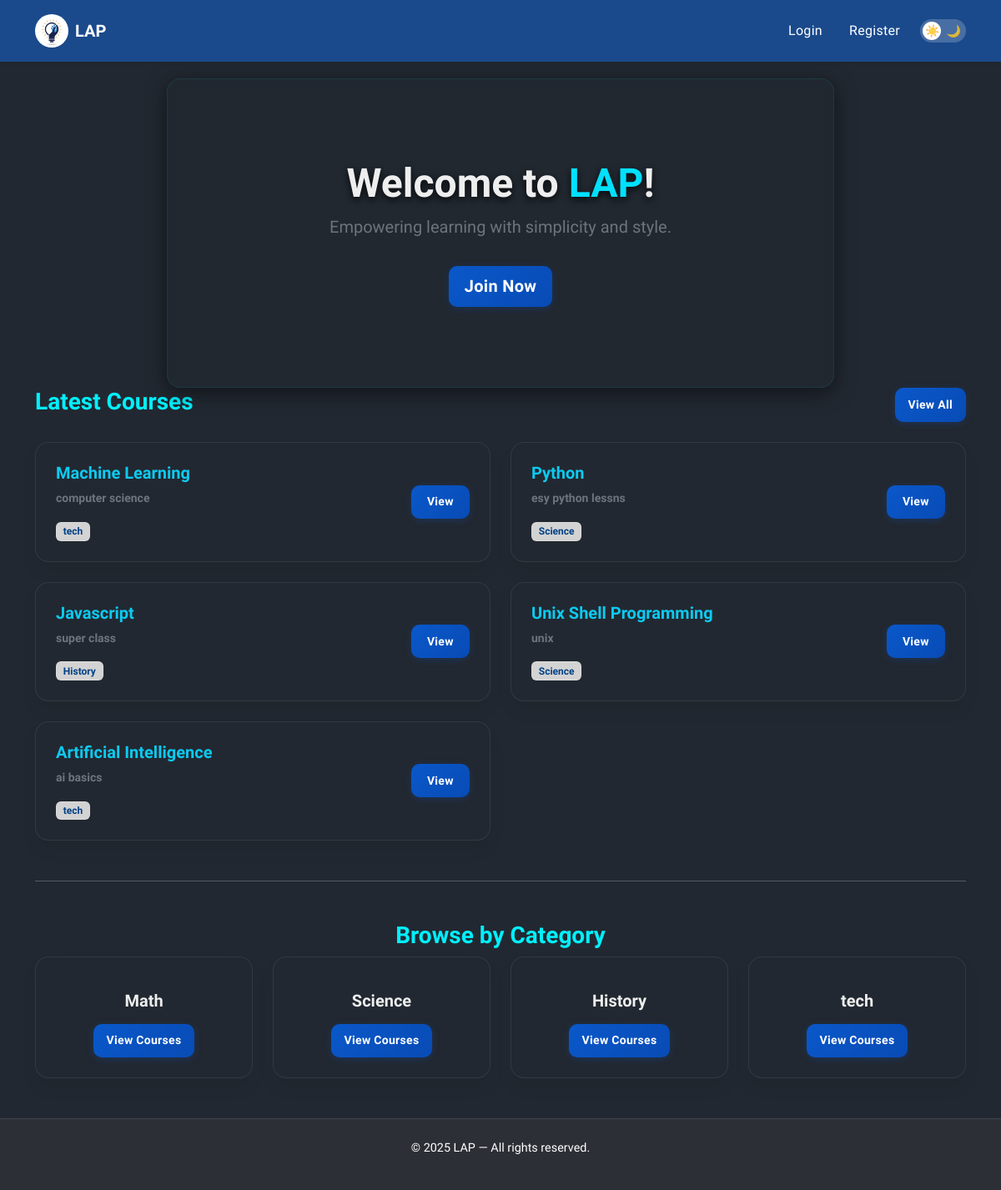
Before: / with the older database file.
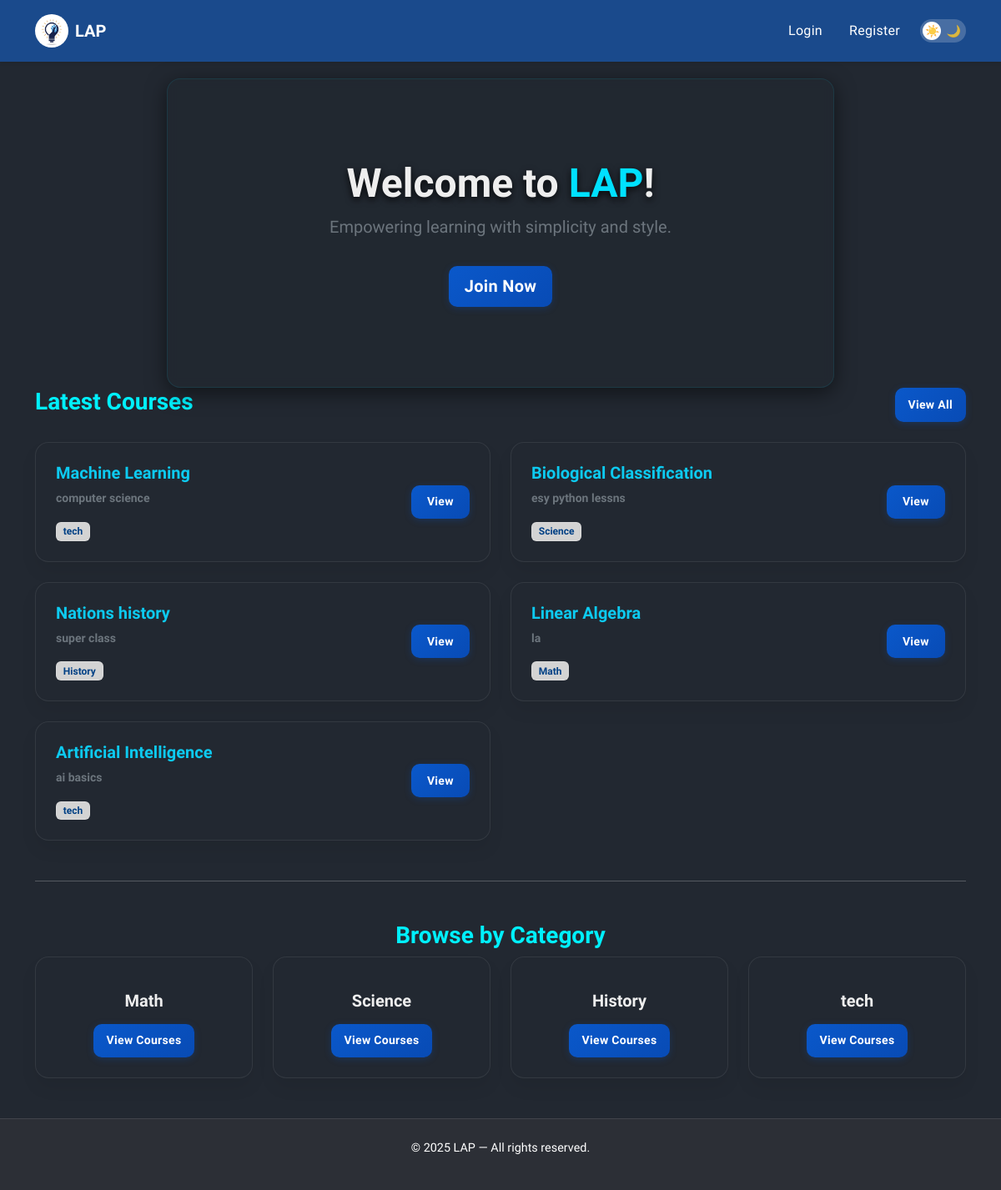
After: the same page with the newer database file.
### courses/models.py (models this page shows, shortened)
class Course(models.Model):
    title = models.CharField(max_length=200)
    description = models.TextField()
    category = models.ForeignKey(Category, on_delete=models.SET_NULL, null=True, blank=True)
    created_by = models.ForeignKey(User, on_delete=models.CASCADE)
    created_at = models.DateTimeField(auto_now_add=True)

class Category(models.Model):
    name = models.CharField(max_length=50)

### minimoodle/urls.py (the view)
# urls.py: path('', course_views.home, name='home'),
def home(request):
    from courses.models import Course
    latest_courses = Course.objects.all()[:6]
    return render(request, 'index.html', {'latest_courses': latest_courses})

### courses/context_processors.py (called while the page is built)
def categories(request):
    return {
        'categories': Category.objects.all()
    }

### templates/index.html (shortened to what this page needs)
{% extends 'base.html' %}
{% load static %}
{% block content %}
<div class="hero text-center">
  <div class="overlay-box p-5">
    <div class="container py-5">
      <h1 class="display-5 fw-bold">
        Welcome to <span class="lap-text">LAP</span>!
      </h1>
      <p class="fs-5 text-secondary">Empowering learning with simplicity and style.</p>
      {% if not user.is_authenticated %}
      <a href="{% url 'register' %}" class="btn btn-primary btn-lg mt-3">Join Now</a>
      {% else %}
      <a href="{% url 'course_list' %}" class="btn btn-success btn-lg mt-3">Explore Courses</a>
      {% endif %}
    </div>
  </div>
</div>
<section class="mb-5">
  <div class="d-flex justify-content-between align-items-center mb-4">
    <h3 class="fw-bold section-heading">Latest Courses</h3>
    <a href="{% url 'course_list' %}" class="btn btn-outline-info btn-sm px-3">View All</a>
  </div>
  <div class="row g-4">
    {% for course in latest_courses %}
    <div class="col-md-6">
      <div class="course-card h-100 d-flex align-items-center p-4">
        <div class="flex-grow-1">
          <h5 class="fw-bold text-info mb-2">
            <a href="{% url 'course_detail' course.id %}" class="text-decoration-none course-title-link">
              {{ course.title }}
            </a>
          </h5>
          <p class="text-secondary small fw-semibold">{{ course.description|truncatewords:25 }}</p>
          {% if course.category %}
          <span class="badge badge-cat">{{ course.category.name }}</span>
          {% else %}
          <span class="badge badge-uncat">Uncategorized</span>
          {% endif %}
        </div>
        <div class="ms-3 text-end">
          <a href="{% url 'course_detail' course.id %}" class="btn btn-outline-info btn-sm">View</a>
        </div>
      </div>
    </div>
    {% empty %}
    <p class="text-secondary">No courses available yet.</p>
    {% endfor %}
  </div>
</section>
<hr class="my-5 divider">
<section class="mb-5">
  <h3 class="fw-bold section-heading text-center">Browse by Category</h3>
  <div class="row g-4 justify-content-center">
    {% for category in categories %}
    <div class="col-md-3 col-sm-6 col-10">
      <div class="course-card h-100 text-center p-4">
        <h5 class="fw-semibold mb-2">{{ category.name }}</h5>
        <a href="{% url 'courses_by_category' category.id %}" class="btn btn-outline-info btn-sm mt-2 px-3">View
          Courses</a>
      </div>
    </div>
    {% empty %}
    <p class="text-secondary text-center">No categories added yet.</p>
    {% endfor %}
  </div>
</section>
{% endblock %}

### templates/base.html (shortened to what this page needs)
{% load static %}
<!DOCTYPE html>
<html lang="en">
<head>
  <link rel="stylesheet" href="https://cdn.jsdelivr.net/npm/bootstrap@5.3.0/dist/css/bootstrap.min.css">
  <link id="theme-style" rel="stylesheet" href="{% static 'css/dark-theme.css' %}">
  <link rel="stylesheet" href="{% static 'css/base.css' %}">
</head>
<body>
  <div class="page-wrapper">
    <nav class="navbar navbar-expand-lg custom-navbar shadow-sm">
      <div class="container">
        <a class="navbar-brand d-flex align-items-center" href="{% url 'home' %}">
          <img src="{% static 'images/login-logo.jpeg' %}" alt="LAP Logo" class="me-2">
          <span class="fw-bold text-white">LAP</span>
        </a>
        <div class="collapse navbar-collapse" id="navbarNav">
          <ul class="navbar-nav ms-auto align-items-center">
            {% if user.is_authenticated %}
              <li class="nav-item"><a class="nav-link" href="{% url 'dashboard' %}">Dashboard</a></li>
              <li class="nav-item"><a class="nav-link" href="{% url 'course_list' %}">Courses</a></li>
              {% if user.profile.is_instructor %}
                <li class="nav-item"><a class="nav-link" href="{% url 'create_course' %}">Create Course</a></li>
              {% else %}
                <li class="nav-item">
                  <a class="nav-link" href="{% url 'student_assignments' %}">Assignments</a>
                </li>
              {% endif %}
              <li class="nav-item">
                <form method="post" action="{% url 'logout' %}" class="d-inline">
                  {% csrf_token %}
                  <a href="#" class="nav-link" onclick="event.preventDefault(); this.closest('form').submit();">Logout</a>
                </form>
              </li>
            {% else %}
              <li class="nav-item"><a class="nav-link" href="{% url 'login' %}">Login</a></li>
              <li class="nav-item"><a class="nav-link" href="{% url 'register' %}">Register</a></li>
            {% endif %}
            <li class="nav-item ms-3">
              <div class="theme-switch" id="theme-toggle">
                <div class="switch-circle"></div>
                <div class="icon sun">☀️</div>
                <div class="icon moon">🌙</div>
              </div>
            </li>
          </ul>
        </div>
      </div>
    </nav>
    <main class="container mt-4">
      {% block content %}{% endblock %}
    </main>
    <footer>
      <p>&copy; {{ current_year|default:"2025" }} LAP — All rights reserved.</p>
    </footer>
  </div>
</body>
</html>

### static/css/dark-theme.css (style rules this page uses)
:root { --bs-body-bg: #222831; --bs-body-color: #eeeeee; --bs-card-bg: #2e3440; --bs-navbar-bg: #2c2f36; --bs-footer-bg: #2c2f36; --bs-border-color: rgba(255, 255, 255, 0.1); --bs-link-color: #74b9ff; --bs-link-hover-color: #a4d4ff; --bs-primary: #0d6efd; }
body { background-color: var(--bs-body-bg); color: var(--bs-body-color); }
.custom-navbar, footer { background-color: var(--bs-navbar-bg) !important; color: #ffffff !important; transition: background-color 0.4s ease; }
footer { border-top: 1px solid var(--bs-border-color); }
.btn-primary { background: linear-gradient(135deg, #0d6efd, #007bff, #00c4ff); border: none; color: #fff; transition: transform 0.3s ease, box-shadow 0.3s ease; }
.theme-switch { background-color: rgba(255, 255, 255, 0.2); }
.overlay-box { background: rgba(34, 40, 49, 0.75); border: 1px solid rgba(0, 217, 255, 0.1); border-radius: 1rem; box-shadow: 0 6px 25px rgba(0, 0, 0, 0.5); max-width: 800px; width: 90%; margin: auto; backdrop-filter: blur(6px); transition: box-shadow 0.4s ease, background-color 0.4s ease; color: var(--bs-body-color); }
.hero h1 { text-shadow: 0 3px 8px rgba(0, 0, 0, 0.8); }
.hero p { color: #d3d3d3; }
.course-title, .course-title-link { color: var(--info); transition: color 0.3s ease, text-shadow 0.3s ease; }
.lap-text { color: #00e1ff; }
.badge-cat { background-color: #d3d3d3; color: #004085; border: 1px solid rgba(255, 255, 255, 0.15); }
.section-heading { color: #00f0fc; }

### static/css/base.css (style rules this page uses)
body { font-family: 'Urbanist', 'Inter', sans-serif; }
.custom-navbar { background-color: #1a4a8c !important; color: #fff !important; padding: 0.75rem 1.5rem; position: fixed; width: 100%; top: 0; z-index: 1030; transition: top 0.6s ease, background-color 0.4s ease; box-shadow: 0 2px 8px rgba(0, 0, 0, 0.1); }
.custom-navbar .navbar-brand img { width: 40px; height: 40px; border-radius: 50%; object-fit: cover; margin-right: 6px; }
.custom-navbar .nav-link { color: #fff !important; font-weight: 500; letter-spacing: 0.3px; margin-left: 1rem; transition: color 0.3s ease; }
.theme-switch { position: relative; width: 55px; height: 28px; background-color: rgba(255, 255, 255, 0.2); border-radius: 50px; cursor: pointer; display: flex; align-items: center; justify-content: space-between; padding: 0 6px; transition: all 0.4s ease; }
.theme-switch .switch-circle { position: absolute; top: 3px; left: 3px; width: 22px; height: 22px; background-color: #fff; border-radius: 50%; transition: all 0.4s ease; }
.theme-switch .icon { font-size: 14px; z-index: 1; opacity: 0.8; }
.btn, button, input[type="submit"] { background: linear-gradient(135deg, #0a58ca, #084bb5); color: #fff !important; border: none; border-radius: 10px; font-weight: 600; padding: 0.6rem 1.2rem; transition: all 0.3s ease; letter-spacing: 0.3px; box-shadow: 0 2px 8px rgba(10, 88, 202, 0.25); }
.course-card { background: var(--bs-body-bg); border: 1px solid rgba(254, 255, 255, 0.08); border-radius: 16px; padding: 1.5rem; box-shadow: 0 12px 20px rgba(0,0,0,0.06); transition: all 0.3s ease; }

### templates/base.html (style rules this page uses)
* { transition: background-color 0.5s ease, color 0.5s ease, border-color 0.5s ease; }
html, body { height: 100%; margin: 0; scroll-behavior: smooth; }
body { font-family: 'Urbanist', 'Inter', sans-serif; display: flex; flex-direction: column; min-height: 100vh; padding-top: 70px; }
.page-wrapper { display: flex; flex-direction: column; min-height: 100vh; }
main { flex: 1; }
footer { text-align: center; padding: 1.5rem 0; font-size: 0.9rem; margin-top: auto; border-top: 1px solid rgba(255,255,255,0.1); background-color: #1a4a8c; color: #fff; }

Changed rows visible on the page:
changed Course "esy python lessns": title "Python" → "Biological Classification"
changed Course "super class": title "Javascript" → "Nations history"
changed Course: title "Unix Shell Programming" → "Linear Algebra"; description "unix" → "la"; category.name "Science" → "Math"
